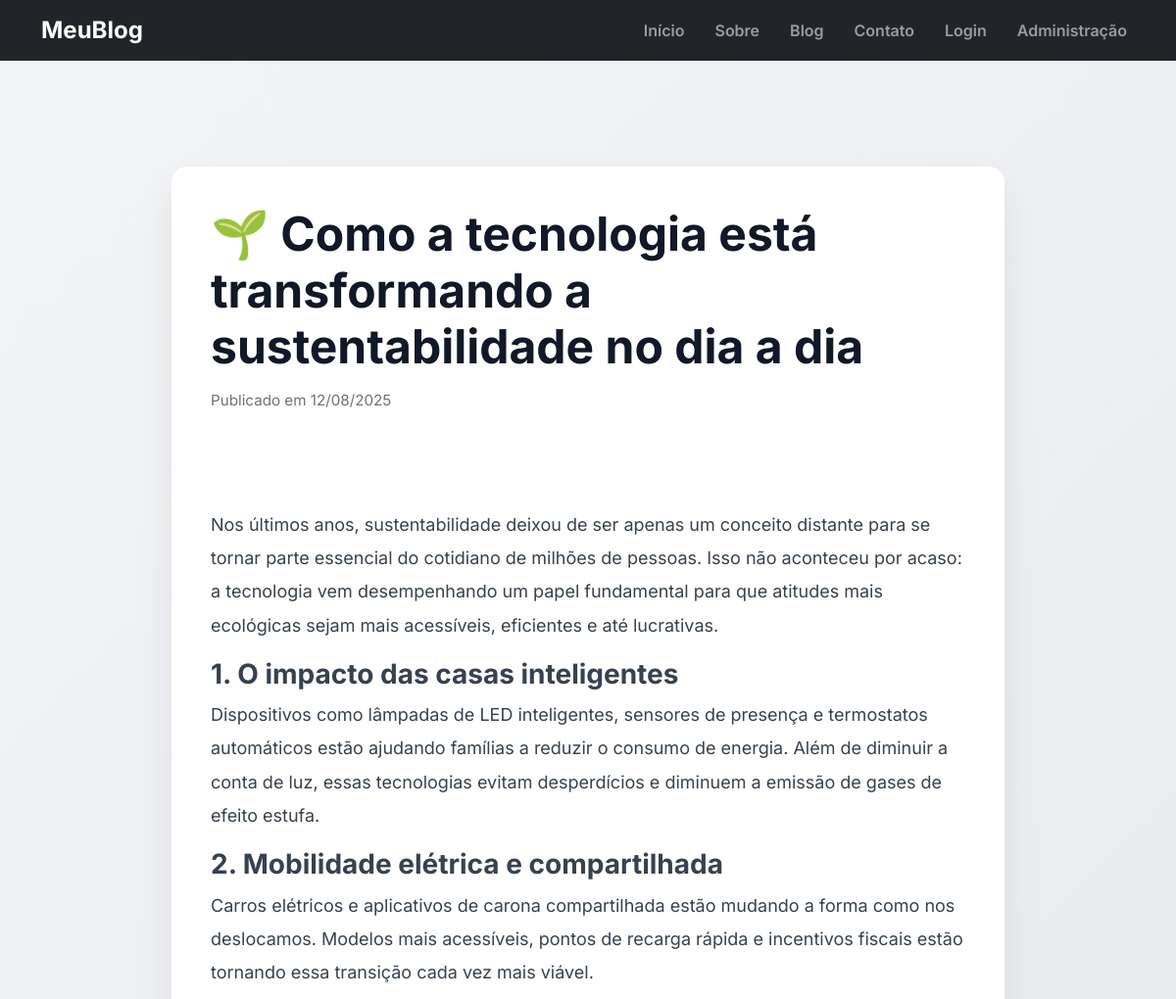
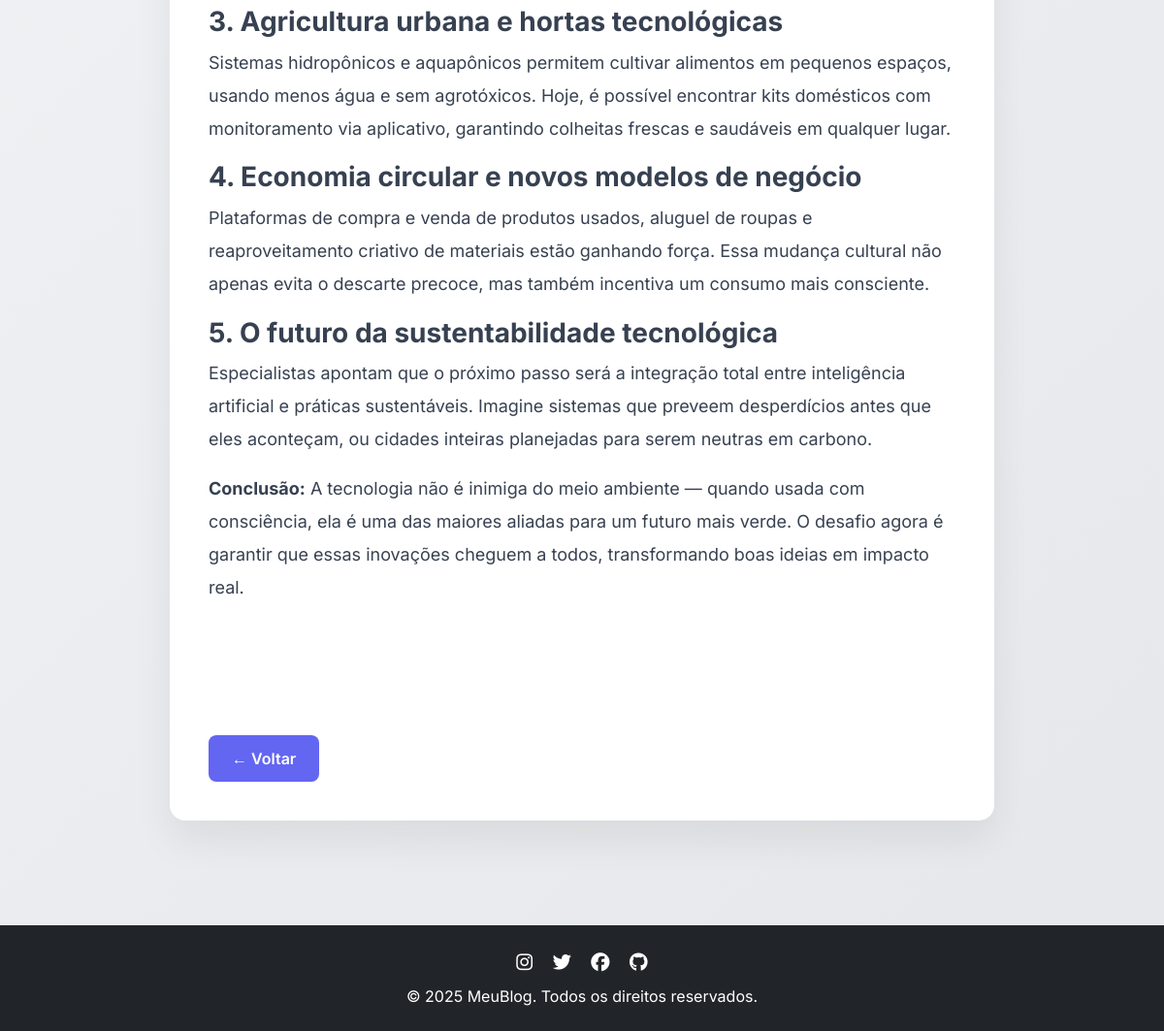
Screenshot of /post/8 with the database file from the repository (2 pictures, top to bottom).
### app/models.py (models this page shows)
class Post(db.Model):
    id = db.Column(db.Integer, primary_key=True)
    title = db.Column(db.String(100), nullable=False)
    content = db.Column(db.Text, nullable=False)
    created_at = db.Column(db.DateTime, default=datetime.utcnow())

### app/home/routes.py (the view)
@main_bp.route('/post/<int:post_id>')
def post_detail(post_id):
    post = Post.query.get_or_404(post_id)
    return render_template('home/post_detail.html', post=post)

### app/templates/home/post_detail.html (shortened to what this page needs)
{% extends 'home/base.html' %}
{% block extra_css %}
<link rel="stylesheet" href="{{ url_for('static', filename='home/post_detail.css') }}">
{% endblock %}
{% block content %}
<div class="post-container">
    <h1 class="post-title">{{ post.title }}</h1>
    <p class="post-date">Publicado em {{ post.created_at.strftime('%d/%m/%Y') }}</p>
    <div class="post-content">
        {{ post.content | safe }}
    </div>
    <div class="btn-wrapper">
        <a href="{{ url_for('main.index') }}" class="btn-back">← Voltar</a>
    </div>
</div>
{% endblock %}

### app/static/home/base.css (style rules this page uses)
* { margin: 0; padding: 0; box-sizing: border-box; }
body { font-family: 'Inter', sans-serif; background-color: #f9fafb; color: #1f2937; min-height: 100vh; display: flex; flex-direction: column; }

### app/static/home/post_detail.css (style rules this page uses)
body { font-family: 'Inter', sans-serif; background: linear-gradient(135deg, #f3f4f6, #e5e7eb); margin: 0; padding: 0; color: #1f2937; }
.post-container { max-width: 850px; margin: 60px auto; padding: 40px; background: #ffffff; border-radius: 16px; box-shadow: 0 20px 40px rgba(0, 0, 0, 0.07); transition: transform 0.3s ease; animation: fadeInUp 0.6s ease-out; }
.post-title { font-size: 3rem; margin-bottom: 15px; font-weight: 700; color: #111827; line-height: 1.2; }
.post-date { font-size: 0.95rem; color: #6b7280; margin-bottom: 30px; }
.post-content { font-size: 1.125rem; line-height: 1.9; color: #374151; white-space: pre-wrap; word-break: break-word; }
.btn-wrapper { margin-top: 50px; text-align: left; }
.btn-back { display: inline-block; padding: 12px 24px; background-color: #6366f1; color: #ffffff; border-radius: 8px; text-decoration: none; font-weight: 600; transition: background-color 0.3s ease, transform 0.2s ease; }

### rows the page displays
Post: title "🌱 Como a tecnologia está transformando a sustentabilidade no dia a dia", created_at "12/08/2025", content "Nos últimos anos, sustentabilidade deixou de ser apenas um conceito distante para se tornar parte essencial do cotidiano de milhões de pessoas. Isso não aconteceu por acaso: a tecnologia vem desempenhando um papel fundamental para que atitudes mais ecológicas sejam mais acessíveis, eficientes e até lucrativas. 1. O impacto das casas inteligentes Dispositivos como lâmpadas de LED inteligentes, sensores de presença e termostatos automáticos estão ajudando famílias a reduzir o consumo de energia. Além de diminuir a conta de luz, essas tecnologias evitam desperdícios e diminuem a emissão de gases de efeito estufa. 2. Mobilidade elétrica e compartilhada Carros elétricos e aplicativos de carona…"
